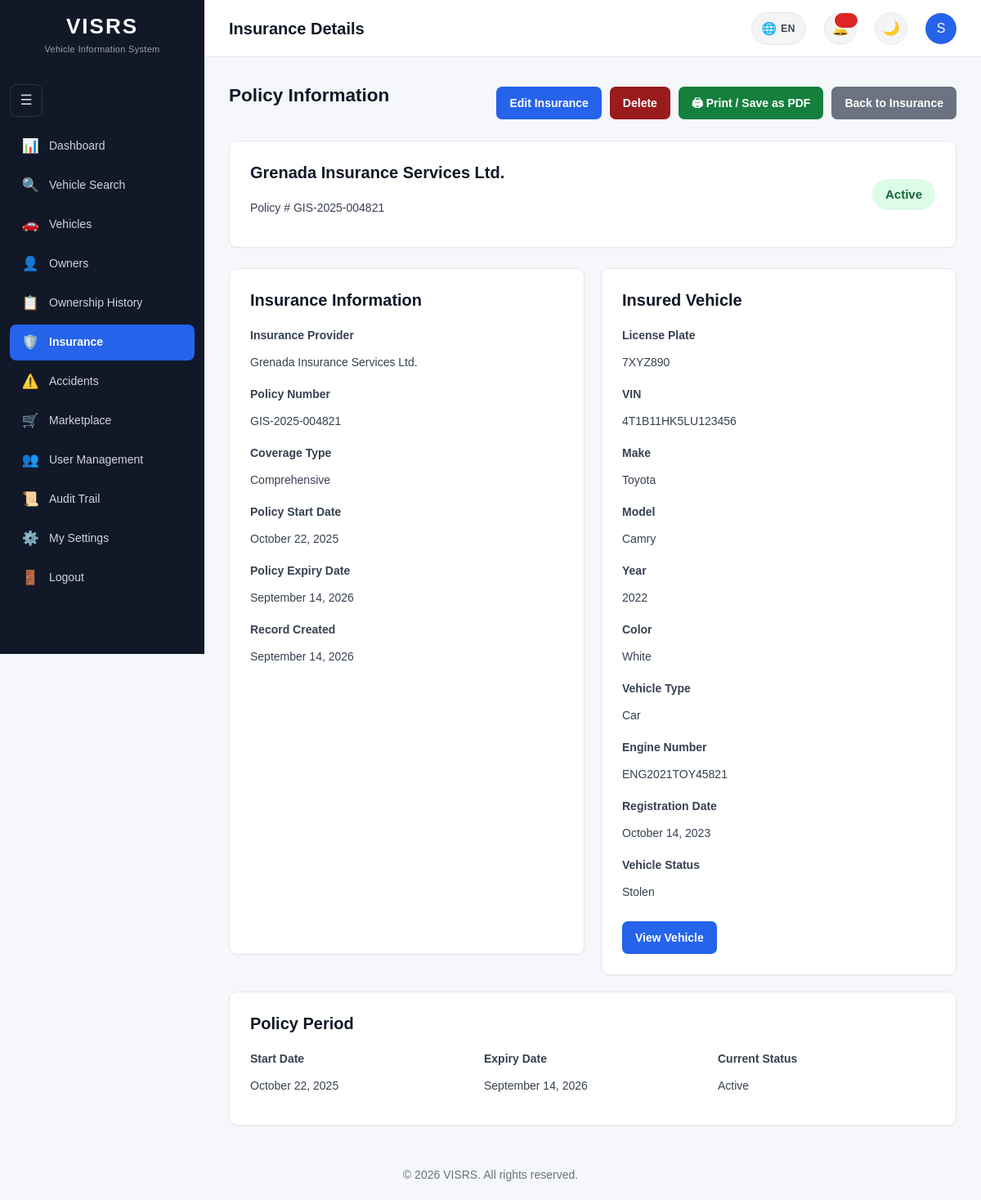
Page /insurance/view.php?id=1 (signed in) on the committed database.
### tables this page shows
CREATE TABLE `insurance` (
  `InsuranceID` int(11) NOT NULL,
  `VehicleID` int(11) NOT NULL,
  `ProviderName` varchar(150) NOT NULL,
  `PolicyNumber` varchar(100) NOT NULL,
  `CoverageType` varchar(100) DEFAULT NULL,
  `StartDate` date DEFAULT NULL,
  `ExpiryDate` date DEFAULT NULL,
  `Status` enum('Active','Expired','Cancelled') NOT NULL DEFAULT 'Active',
  `CreatedAt` timestamp NOT NULL DEFAULT current_timestamp()
);

CREATE TABLE `vehicles` (
  `VehicleID` int(11) NOT NULL,
  `PlateNumber` varchar(20) NOT NULL,
  `VIN` varchar(50) NOT NULL,
  `OwnerID` int(11) NOT NULL,
  `SellerID` int(11) DEFAULT NULL,
  `Make` varchar(100) NOT NULL,
  `Model` varchar(100) NOT NULL,
  `VehicleYear` year(4) NOT NULL,
  `Mileage` int(10) UNSIGNED DEFAULT NULL,
  `LastServiceDate` date DEFAULT NULL,
  `OilChangeIntervalKm` int(10) UNSIGNED DEFAULT NULL,
  `LastOilChangeDate` date DEFAULT NULL,
  `LastOilChangeMileage` int(10) UNSIGNED DEFAULT NULL,
  `Color` varchar(50) DEFAULT NULL,
  `VehicleType` varchar(50) DEFAULT NULL,
  `EngineNumber` varchar(100) DEFAULT NULL,
  `RegistrationDate` date DEFAULT NULL,
  `Status` enum('Active','Inactive','Stolen','Sold') NOT NULL DEFAULT 'Active',
  `CreatedAt` timestamp NOT NULL DEFAULT current_timestamp()
);

### insurance/view.php (the view, shortened to what the rows shown need)
<?php
require_once __DIR__ . "/../includes/database.php";
$insuranceID = (int) (
    $_GET["id"] ?? 0
);
$stmt = $pdo->prepare("
    SELECT
        i.InsuranceID,
        i.VehicleID,
        i.ProviderName,
        i.PolicyNumber,
        i.CoverageType,
        i.StartDate,
        i.ExpiryDate,
        i.Status,
        i.CreatedAt,
        v.PlateNumber,
        v.VIN,
        v.Make,
        v.Model,
        v.VehicleYear,
        v.Color,
        v.VehicleType,
        v.EngineNumber,
        v.RegistrationDate,
        v.Status AS VehicleStatus
    FROM insurance i
    INNER JOIN vehicles v
        ON i.VehicleID = v.VehicleID
    WHERE i.InsuranceID = ?
    LIMIT 1
");
$stmt->execute([
    $insuranceID
]);
$insurance = $stmt->fetch();
    ?>
    <?php
function formatInsuranceDate($date)
{
    $timestamp = strtotime($date);
    return date(
        "F j, Y",
        $timestamp
    );
}
$status = $insurance["Status"];
$statusBackground = "#e5e7eb";
$statusColor = "#374151";
if ($status === "Active") {
    $statusBackground = "#dcfce7";
    $statusColor = "#166534";
} elseif ($status === "Expired") {
    $statusBackground = "#fee2e2";
    $statusColor = "#991b1b";
} elseif ($status === "Cancelled") {
    $statusBackground = "#fef3c7";
    $statusColor = "#92400e";
}
require_once "../includes/head.php";
?>
<body>
<div class="layout">
    <?php require_once __DIR__ . "/../includes/sidebar.php"; ?>
    <main class="main-content">
        <div class="content">
            <div
                style="
                    display:flex;
                    justify-content:space-between;
                    align-items:center;
                    gap:10px;
                    flex-wrap:wrap;
                    margin-bottom:20px;
                "
            >
                <div>
                    <h2>
                        Policy Information
                    </h2>
                </div>
            </div>
            <div class="card">
                <div
                    style="
                        display:flex;
                        justify-content:space-between;
                        align-items:center;
                        gap:20px;
                        flex-wrap:wrap;
                    "
                >
                    <div>
                        <h2>
                            <?= htmlspecialchars(
                                $insurance["ProviderName"]
                            ) ?>
                        </h2>
                        <p>
                            Policy #
                            <?= htmlspecialchars(
                                $insurance["PolicyNumber"]
                            ) ?>
                        </p>
                    </div>
                    <span
                        style="
                            display:inline-block;
                            padding:8px 16px;
                            border-radius:20px;
                            background:<?= $statusBackground ?>;
                            color:<?= $statusColor ?>;
                            font-weight:600;
                        "
                    >
                        <?= htmlspecialchars(
                            $status
                        ) ?>
                    </span>
                </div>
            </div>
            <div
                style="
                    display:grid;
                    grid-template-columns:
                        repeat(
                            auto-fit,
                            minmax(280px, 1fr)
                        );
                    gap:20px;
                    margin-top:20px;
                "
            >
                <div class="card">
                    <h2>
                        Insurance Information
                    </h2>
                    <div
                        style="
                            margin-top:20px;
                        "
                    >
                        <p>
                            <strong>
                            </strong>
                        </p>
                        <p>
                            <?= htmlspecialchars(
                                $insurance["ProviderName"]
                            ) ?>
                        </p>
                    </div>
                    <div
                        style="
                            margin-top:18px;
                        "
                    >
                        <p>
                            <strong>
                            </strong>
                        </p>
                        <p>
                            <?= htmlspecialchars(
                                $insurance["PolicyNumber"]
                            ) ?>
                        </p>
                    </div>
                    <div
                        style="
                            margin-top:18px;
                        "
                    >
                        <p>
                            <strong>
                            </strong>
                        </p>
                        <p>
                            <?= $insurance["CoverageType"]
                                ? htmlspecialchars(
                                    $insurance["CoverageType"]
                                )
                                : "Not specified"
                            ?>
                        </p>
                    </div>
                    <div
                        style="
                            margin-top:18px;
                        "
                    >
                        <p>
                            <strong>
                            </strong>
                        </p>
                        <p>
                            <?= formatInsuranceDate(
                                $insurance["StartDate"]
                            ) ?>
                        </p>
                    </div>
                    <div
                        style="
                            margin-top:18px;
                        "
                    >
                        <p>
                            <strong>
                            </strong>
                        </p>
                        <p>
                            <?= formatInsuranceDate(
                                $insurance["ExpiryDate"]
                            ) ?>
                        </p>
                    </div>
                    <div
                        style="
                            margin-top:18px;
                        "
                    >
                        <p>
                            <strong>
                            </strong>
                        </p>
                        <p>
                            <?= formatInsuranceDate(
                                $insurance["CreatedAt"]
                            ) ?>
                        </p>
                    </div>
                </div>
                <div class="card">
                    <h2>
                        Insured Vehicle
                    </h2>
                    <div
                        style="
                            margin-top:20px;
                        "
                    >
                        <p>
                            <strong>
                            </strong>
                        </p>
                        <p>
                            <?= htmlspecialchars(
                                $insurance["PlateNumber"]
                            ) ?>
                        </p>
                    </div>
                    <div
                        style="
                            margin-top:18px;
                        "
                    >
                        <p>
                            <strong>
                            </strong>
                        </p>
                        <p>
                            <?= htmlspecialchars(
                                $insurance["VIN"]
                            ) ?>
                        </p>
                    </div>
                    <div
                        style="
                            margin-top:18px;
                        "
                    >
                        <p>
                            <strong>
                            </strong>
                        </p>
                        <p>
                            <?= htmlspecialchars(
                                $insurance["Make"]
                            ) ?>
                        </p>
                    </div>
                    <div
                        style="
                            margin-top:18px;
                        "
                    >
                        <p>
                            <strong>
                            </strong>
                        </p>
                        <p>
                            <?= htmlspecialchars(
                                $insurance["Model"]
                            ) ?>
                        </p>
                    </div>
                    <div
                        style="
                            margin-top:18px;
                        "
                    >
                        <p>
                            <strong>
                            </strong>
                        </p>
                        <p>
                            <?= htmlspecialchars(
                                $insurance["VehicleYear"]
                            ) ?>
                        </p>
                    </div>
                    <div
                        style="
                            margin-top:18px;
                        "
                    >
                        <p>
                            <strong>
                            </strong>
                        </p>
                        <p>
                            <?= $insurance["Color"]
                                ? htmlspecialchars(
                                    $insurance["Color"]
                                )
                                : "Not specified"
                            ?>
                        </p>
                    </div>
                    <div
                        style="
                            margin-top:18px;
                        "
                    >
                        <p>
                            <strong>
                            </strong>
                        </p>
                        <p>
                            <?= $insurance["VehicleType"]
                                ? htmlspecialchars(
                                    $insurance["VehicleType"]
                                )
                                : "Not specified"
                            ?>
                        </p>
                    </div>
                    <div
                        style="
                            margin-top:18px;
                        "
                    >
                        <p>
                            <strong>
                            </strong>
                        </p>
                        <p>
                            <?= $insurance["EngineNumber"]
                                ? htmlspecialchars(
                                    $insurance["EngineNumber"]
                                )
                                : "Not specified"
                            ?>
                        </p>
                    </div>
                    <div
                        style="
                            margin-top:18px;
                        "
                    >
                        <p>
                            <strong>
                            </strong>
                        </p>
                        <p>
                            <?= formatInsuranceDate(
                                $insurance["RegistrationDate"]
                            ) ?>
                        </p>
                    </div>
                    <div
                        style="
                            margin-top:18px;
                        "
                    >
                        <p>
                            <strong>
                            </strong>
                        </p>
                        <p>
                            <?= htmlspecialchars(
                                $insurance["VehicleStatus"]
                            ) ?>
                        </p>
                    </div>
                </div>
            </div>
            <div
                class="card"
                style="
                    margin-top:20px;
                "
            >
                <h2>
                    Policy Period
                </h2>
                <div
                    style="
                        display:grid;
                        grid-template-columns:
                            repeat(
                                auto-fit,
                                minmax(220px, 1fr)
                            );
                        gap:20px;
                        margin-top:20px;
                    "
                >
                    <div>
                        <p>
                            <strong>
                            </strong>
                        </p>
                        <p>
                            <?= formatInsuranceDate(
                                $insurance["StartDate"]
                            ) ?>
                        </p>
                    </div>
                    <div>
                        <p>
                            <strong>
                            </strong>
                        </p>
                        <p>
                            <?= formatInsuranceDate(
                                $insurance["ExpiryDate"]
                            ) ?>
                        </p>
                    </div>
                    <div>
                        <p>
                            <strong>
                            </strong>
                        </p>
                        <p>
                            <?= htmlspecialchars(
                                $insurance["Status"]
                            ) ?>
                        </p>
                    </div>
                </div>
            </div>
        </div>
    </main>
</div>
<?php require_once __DIR__ . "/../includes/footer.php"; ?>

### rows in the picture
insurance: ProviderName "Grenada Insurance Services Ltd.", PolicyNumber "GIS-2025-004821", Status "Active", CoverageType "Comprehensive", StartDate "October 22, 2025", ExpiryDate "September 14, 2026", CreatedAt "September 14, 2026", VehicleID.PlateNumber "7XYZ890", VehicleID.VIN "4T1B11HK5LU123456", VehicleID.Make "Toyota", VehicleID.Model "Camry", VehicleID.VehicleYear "2022", VehicleID.Color "White", VehicleID.VehicleType "Car", VehicleID.EngineNumber "ENG2021TOY45821", VehicleID.RegistrationDate "October 14, 2023", VehicleID.Status "Stolen"

### other values in the picture
$pageTitle "Insurance Details"
substr($headerFirstName, 0, 1) "S"
